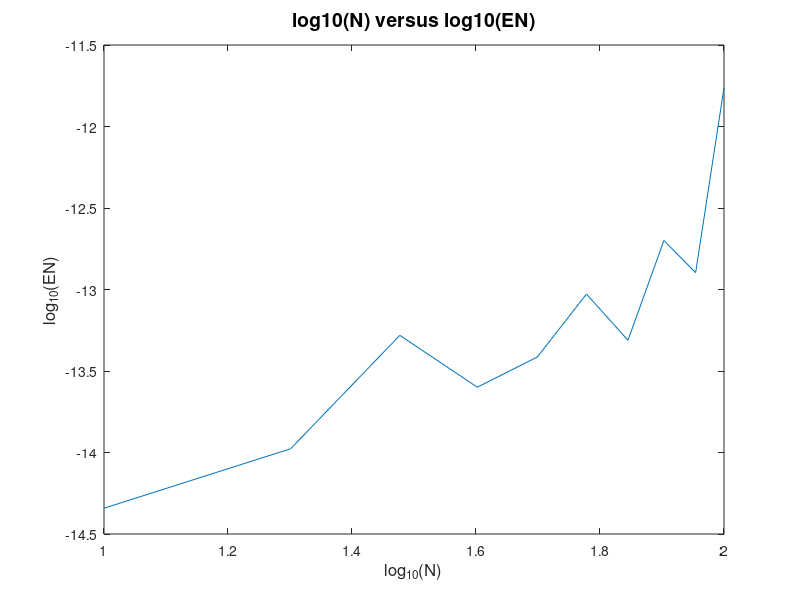

Reproduce this figure in MATLAB.
% MACM 316 - Week 2
% Gaussian Elimination for a random matrix
% Description: Computes the mean solution error over M trials for the
% system Ax=b where A is a random NxN matrix and x is a vector of ones.
% Plots the result as a line graph.
% Instructor: Ben Adcock
% File name: LSRandom.m

% Set values below can be changed at users' discretion
N=10; % Matrix size
M=100; % Number of Trials
Q=10; % Number of Data to insert into set

errs=zeros(M,1); % Vector of errors
x=ones(N,1); % Exact solution vector

size_N=zeros(Q,1); % Vector of Trials for plot
EN=zeros(Q,1); % Vector to Store Mean Errors

for i=1:Q
    for j=1:M % Number of Trials: 100
    
        A=randn(N,N); % Construct a random NxN matrix (normally distributed)
        b=A*x; % Compute the right-hand side vector
        z=A\b; % Solve the linear system
    
        errs(j)=max(abs(z-x)); % Compute the error
    end
    % Store Size N and Mean Error correspondingly into Vectors
    size_N(i)= N; % Store Size of N
    EN(i) = mean(errs); % Compute the Mean Error
    N=N+10; % Increment by set amount, default N=N+10, change at users' discretion
    x=ones(N,1); % Update size of Exact Solution Vector
end

% Plot of the log of Errors and N
plot(log10(size_N),log10(EN))
title(['log10(N) versus log10(EN)'],'fontsize',14)
xlabel('log_{10}(N)','fontsize',12)
ylabel('log_{10}(EN)','fontsize',12)